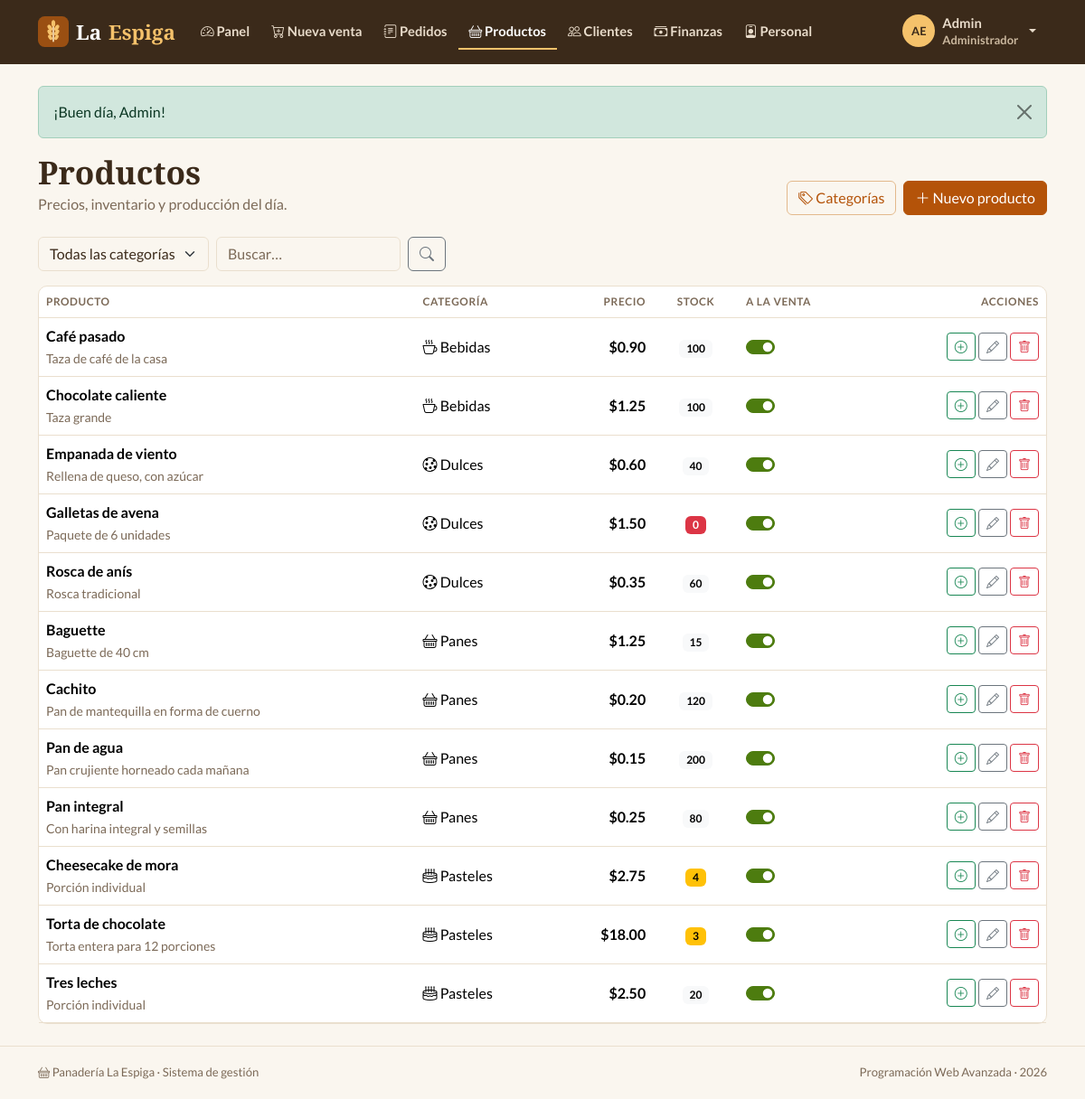
Page /index.php?r=productos/index (signed in) on the committed database.
### tables this page shows
CREATE TABLE productos (
  id           INT AUTO_INCREMENT PRIMARY KEY,
  id_categoria INT          NOT NULL,
  nombre       VARCHAR(60)  NOT NULL,
  descripcion  VARCHAR(255) NOT NULL DEFAULT '',
  precio       DECIMAL(8,2) NOT NULL,
  stock        INT          NOT NULL DEFAULT 0,
  activo       TINYINT(1)   NOT NULL DEFAULT 1,
  CONSTRAINT fk_productos_categoria FOREIGN KEY (id_categoria) REFERENCES categorias(id)
);

CREATE TABLE categorias (
  id     INT AUTO_INCREMENT PRIMARY KEY,
  nombre VARCHAR(40) NOT NULL UNIQUE,
  icono  VARCHAR(30) NOT NULL DEFAULT 'basket'
);

### controllers/ProductosController.php (called while the page is built, shortened)
<?php
class ProductosController extends Controller
{
    public function index(): void
    {
        $categoria = (int) ($_GET['categoria'] ?? 0);
        $buscar = trim((string) ($_GET['q'] ?? ''));
        $this->view('productos/index', [
            'titulo'     => 'Productos',
            'productos'  => Producto::listar(false, $categoria, $buscar),
            'categorias' => Categoria::conConteo(),
            'categoria'  => $categoria,
            'buscar'     => $buscar,
        ]);
    }
}

### core/Router.php (called while the page is built, shortened)
<?php
class Router
{
    public static function dispatch(string $ruta): void
    {
        if (!preg_match('#^([a-z]+)/([a-z]+)$#', $ruta, $m)) {
            self::noEncontrado();
        }
        [, $nombre, $accion] = $m;
        (new $clase())->$accion();
    }
}

### index.php (called while the page is built, shortened)
<?php
require __DIR__ . '/core/helpers.php';
require __DIR__ . '/core/Database.php';
require __DIR__ . '/core/Model.php';
require __DIR__ . '/core/Router.php';
Router::dispatch(is_string($_GET['r'] ?? null) ? $_GET['r'] : '');

### core/helpers.php (called while the page is built, shortened)
<?php
function e($valor): string
{
    return htmlspecialchars((string) ($valor ?? ''), ENT_QUOTES, 'UTF-8');
}
function url(string $ruta = 'inicio/index', array $params = []): string
{
    $params = array_merge(['r' => $ruta], $params);
    return 'index.php?' . http_build_query($params);
}
function dinero($valor): string
{
    return '$' . number_format((float) $valor, 2);
}

### core/Database.php (called while the page is built, shortened)
<?php
class Database
{
    private static ?PDO $pdo = null;
    public static function get(): PDO
    {
        if (self::$pdo === null) {
            $dsn = 'mysql:host=' . DB_HOST . ';port=' . DB_PORT
                 . ';dbname=' . DB_NAME . ';charset=utf8mb4';
            try {
                self::$pdo = new PDO($dsn, DB_USER, DB_PASS, [
                    PDO::ATTR_ERRMODE            => PDO::ERRMODE_EXCEPTION,
                    PDO::ATTR_DEFAULT_FETCH_MODE => PDO::FETCH_ASSOC,
                    PDO::ATTR_EMULATE_PREPARES   => false,
                ]);
                self::$pdo->exec("SET time_zone = '" . date('P') . "'");
            } catch (PDOException $e) {
                http_response_code(500);
                $detalle = DEBUG ? '<br><small>' . htmlspecialchars($e->getMessage()) . '</small>' : '';
                exit('<h3 style="font-family:sans-serif">No se pudo conectar a la base de datos.'
                    . ' Revise config/config.php e importe panaderia.sql.' . $detalle . '</h3>');
            }
        }
        return self::$pdo;
    }
}

### core/Model.php (called while the page is built, shortened)
<?php
abstract class Model
{
    protected static function db(): PDO
    {
        return Database::get();
    }
    protected static function query(string $sql, array $params = []): PDOStatement
    {
        $st = self::db()->prepare($sql);
        $st->execute($params);
        return $st;
    }
}

### models/Producto.php (called while the page is built, shortened)
<?php
class Producto extends Model
{
    public static function listar(bool $soloActivos = false, int $categoria = 0, string $buscar = ''): array
    {
        $sql = 'SELECT p.*, c.nombre AS categoria, c.icono
                  FROM productos p JOIN categorias c ON c.id = p.id_categoria WHERE 1=1';
        $params = [];
        return self::query($sql . ' ORDER BY c.nombre, p.nombre', $params)->fetchAll();
    }
}

### views/productos/index.php (the view, shortened to what this page needs)
<div class="pe-encabezado">
  <div>
    <h1 class="pe-titulo">Productos</h1>
    <p class="text-body-secondary mb-0">Precios, inventario y producción del día.</p>
  </div>
  <div class="d-flex gap-2">
    <button class="btn btn-outline-primary" data-bs-toggle="modal" data-bs-target="#modalCategorias"><i class="bi bi-tags"></i> Categorías</button>
    <button class="btn btn-primary" data-bs-toggle="modal" data-bs-target="#modalProducto"><i class="bi bi-plus-lg"></i> Nuevo producto</button>
  </div>
</div>
<form class="d-flex flex-wrap gap-2 mb-3" method="get">
  <select name="categoria" class="form-select w-auto" aria-label="Categoría" onchange="this.form.submit()">
    <option value="0">Todas las categorías</option>
  </select>
  <input type="search" name="q" class="form-control w-auto" value="<?= e($buscar) ?>" placeholder="Buscar…" aria-label="Buscar">
  <button class="btn btn-outline-secondary"><i class="bi bi-search"></i></button>
</form>
<div class="card pe-card">
  <div class="table-responsive">
    <table class="table table-hover align-middle mb-0">
      <thead><tr><th>Producto</th><th class="d-none d-md-table-cell">Categoría</th><th class="text-end">Precio</th><th class="text-center">Stock</th><th>A la venta</th><th class="text-end">Acciones</th></tr></thead>
      <tbody>
      <?php foreach ($productos as $p):
          $json = json_encode(array_intersect_key($p, array_flip(['id', 'id_categoria', 'nombre', 'descripcion', 'precio', 'stock'])));
      ?>
        <tr class="<?= $p['activo'] ? '' : 'opacity-50' ?>">
          <td><span class="fw-bold"><?= e($p['nombre']) ?></span><br><small class="text-body-secondary"><?= e($p['descripcion']) ?></small></td>
          <td class="d-none d-md-table-cell"><i class="bi bi-<?= e($p['icono']) ?>"></i> <?= e($p['categoria']) ?></td>
          <td class="text-end fw-semibold"><?= dinero($p['precio']) ?></td>
          <td class="text-center">
            <span data-stock class="badge <?= (int) $p['stock'] === 0 ? 'text-bg-danger' : ($p['stock'] <= Producto::STOCK_BAJO ? 'text-bg-warning' : 'text-bg-light') ?>"><?= (int) $p['stock'] ?></span>
          </td>
          <td>
            <div class="form-check form-switch m-0">
              <input class="form-check-input" type="checkbox" role="switch" aria-label="Disponible para la venta" data-interruptor="<?= e(url('productos/activo')) ?>" data-id="<?= (int) $p['id'] ?>" <?= $p['activo'] ? 'checked' : '' ?>>
            </div>
          </td>
          <td class="text-end text-nowrap">
            <button class="btn btn-sm btn-outline-success" data-produccion="<?= (int) $p['id'] ?>" data-nombre="<?= e($p['nombre']) ?>" title="Registrar producción" aria-label="Registrar producción"><i class="bi bi-plus-circle"></i></button>
            <button class="btn btn-sm btn-outline-secondary" data-bs-toggle="modal" data-bs-target="#modalProducto" data-editar='<?= e($json) ?>' aria-label="Editar"><i class="bi bi-pencil"></i></button>
            <form method="post" action="<?= url('productos/eliminar') ?>" class="d-inline" data-confirmar="¿Eliminar «<?= e($p['nombre']) ?>»?">
              <button class="btn btn-sm btn-outline-danger" aria-label="Eliminar"><i class="bi bi-trash"></i></button>
            </form>
          </td>
        </tr>
      <?php endforeach; ?>
      </tbody>
    </table>
  </div>
</div>

### assets/css/styles.css (style rules this page uses)
:root { --pe-harina: #faf6ef; --pe-blanco: #ffffff; --pe-caramelo: #b45309; --pe-caramelo-h:#92400e; --pe-miel: #fef3c7; --pe-trigo: #f3e6d3; --pe-cafe: #3b2a1a; --pe-suave: #7c6a58; --pe-borde: #eadfce; --pe-oliva: #4d7c0f; --pe-radio: 10px; }
body { --bs-body-bg: var(--pe-harina); --bs-body-color: var(--pe-cafe); --bs-body-font-family: 'Lato', system-ui, sans-serif; --bs-secondary-color: var(--pe-suave); --bs-border-color: var(--pe-borde); --bs-primary: var(--pe-caramelo); --bs-primary-rgb: 180, 83, 9; --bs-link-color-rgb: 146, 64, 14; --bs-link-hover-color-rgb: 120, 53, 15; }
.btn-primary { --bs-btn-bg: var(--pe-caramelo); --bs-btn-border-color: var(--pe-caramelo); --bs-btn-hover-bg: var(--pe-caramelo-h); --bs-btn-hover-border-color: var(--pe-caramelo-h); --bs-btn-active-bg: #78350f; --bs-btn-disabled-bg: #d9a979; --bs-btn-disabled-border-color: #d9a979; }
.btn-outline-primary { --bs-btn-color: var(--pe-caramelo); --bs-btn-border-color: #e3b98c; --bs-btn-hover-bg: var(--pe-caramelo); --bs-btn-hover-border-color: var(--pe-caramelo); --bs-btn-active-bg: var(--pe-caramelo); --bs-btn-active-border-color: var(--pe-caramelo); }
.form-control, .form-select { border-color: var(--pe-borde); }
.form-check-input:checked { background-color: var(--pe-oliva); border-color: var(--pe-oliva); }
.table { --bs-table-bg: transparent; --bs-table-hover-bg: #fdf8f0; }
.table > thead th { font-size: .74rem; text-transform: uppercase; letter-spacing: .05em; color: var(--pe-suave); font-weight: 700; }
body { min-height: 100vh; display: flex; flex-direction: column; }
.pe-titulo, .pe-marca, .pe-stat-valor, .pe-total { font-family: 'Playfair Display', Georgia, serif; font-weight: 700; }
.pe-titulo { font-size: clamp(1.7rem, 3.5vw, 2.2rem); margin-bottom: .2rem; color: var(--pe-cafe); }
.pe-encabezado { display: flex; flex-wrap: wrap; justify-content: space-between; align-items: flex-end; gap: 1rem; margin-bottom: 1.5rem; }
.pe-card { background: var(--pe-blanco); border: 1px solid var(--pe-borde); border-radius: var(--pe-radio); }
.pe-main > * { animation: aparecer .3s ease both; }

### rows in the picture
productos: nombre "Café pasado", descripcion "Taza de café de la casa", id_categoria.nombre "Bebidas", precio "$0.90", stock "100", activo "☑"
productos: nombre "Chocolate caliente", descripcion "Taza grande", id_categoria.nombre "Bebidas", precio "$1.25", stock "100", activo "☑"
productos: nombre "Empanada de viento", descripcion "Rellena de queso, con azúcar", id_categoria.nombre "Dulces", precio "$0.60", stock "40", activo "☑"
productos: nombre "Galletas de avena", descripcion "Paquete de 6 unidades", id_categoria.nombre "Dulces", precio "$1.50", stock "0", activo "☑"
productos: nombre "Rosca de anís", descripcion "Rosca tradicional", id_categoria.nombre "Dulces", precio "$0.35", stock "60", activo "☑"
productos: nombre "Baguette", descripcion "Baguette de 40 cm", id_categoria.nombre "Panes", precio "$1.25", stock "15", activo "☑"
productos: nombre "Cachito", descripcion "Pan de mantequilla en forma de cuerno", id_categoria.nombre "Panes", precio "$0.20", stock "120", activo "☑"
productos: nombre "Pan de agua", descripcion "Pan crujiente horneado cada mañana", id_categoria.nombre "Panes", precio "$0.15", stock "200", activo "☑"
productos: nombre "Pan integral", descripcion "Con harina integral y semillas", id_categoria.nombre "Panes", precio "$0.25", stock "80", activo "☑"
productos: nombre "Cheesecake de mora", descripcion "Porción individual", id_categoria.nombre "Pasteles", precio "$2.75", stock "4", activo "☑"
productos: nombre "Torta de chocolate", descripcion "Torta entera para 12 porciones", id_categoria.nombre "Pasteles", precio "$18.00", stock "3", activo "☑"
productos: nombre "Tres leches", descripcion "Porción individual", id_categoria.nombre "Pasteles", precio "$2.50", stock "20", activo "☑"

### other values in the picture
$texto "Panel"
$texto "Nueva venta"
$texto "Pedidos"
$texto "Productos"
$texto "Clientes"
$texto "Finanzas"
$texto "Personal"
iniciales($usuario['nombre'], $usuario['apellido']) "AE"
$usuario['nombre'] "Admin"
$usuario['rol'] "Administrador"
$f['mensaje'] "¡Buen día, Admin!"
